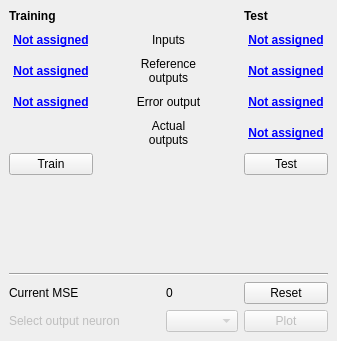
<ui version="4.0" >
 <class>Execution</class>
 <widget class="QWidget" name="Execution" >
  <property name="geometry" >
   <rect>
    <x>0</x>
    <y>0</y>
    <width>337</width>
    <height>341</height>
   </rect>
  </property>
  <property name="windowTitle" >
   <string/>
  </property>
  <layout class="QGridLayout" >
   <property name="margin" >
    <number>9</number>
   </property>
   <property name="spacing" >
    <number>6</number>
   </property>
   <item row="6" column="0" colspan="4" >
    <spacer>
     <property name="orientation" >
      <enum>Qt::Vertical</enum>
     </property>
     <property name="sizeHint" >
      <size>
       <width>301</width>
       <height>20</height>
      </size>
     </property>
    </spacer>
   </item>
   <item row="4" column="3" >
    <widget class="QPushButton" name="testOutputs" >
     <property name="palette" >
      <palette>
       <active>
        <colorrole role="WindowText" >
         <brush brushstyle="SolidPattern" >
          <color alpha="255" >
           <red>0</red>
           <green>0</green>
           <blue>255</blue>
          </color>
         </brush>
        </colorrole>
        <colorrole role="Text" >
         <brush brushstyle="SolidPattern" >
          <color alpha="255" >
           <red>0</red>
           <green>0</green>
           <blue>255</blue>
          </color>
         </brush>
        </colorrole>
        <colorrole role="ButtonText" >
         <brush brushstyle="SolidPattern" >
          <color alpha="255" >
           <red>0</red>
           <green>0</green>
           <blue>255</blue>
          </color>
         </brush>
        </colorrole>
       </active>
       <inactive>
        <colorrole role="WindowText" >
         <brush brushstyle="SolidPattern" >
          <color alpha="255" >
           <red>0</red>
           <green>0</green>
           <blue>255</blue>
          </color>
         </brush>
        </colorrole>
        <colorrole role="Text" >
         <brush brushstyle="SolidPattern" >
          <color alpha="255" >
           <red>0</red>
           <green>0</green>
           <blue>255</blue>
          </color>
         </brush>
        </colorrole>
        <colorrole role="ButtonText" >
         <brush brushstyle="SolidPattern" >
          <color alpha="255" >
           <red>0</red>
           <green>0</green>
           <blue>255</blue>
          </color>
         </brush>
        </colorrole>
       </inactive>
       <disabled>
        <colorrole role="WindowText" >
         <brush brushstyle="SolidPattern" >
          <color alpha="255" >
           <red>119</red>
           <green>119</green>
           <blue>119</blue>
          </color>
         </brush>
        </colorrole>
        <colorrole role="Text" >
         <brush brushstyle="SolidPattern" >
          <color alpha="255" >
           <red>119</red>
           <green>119</green>
           <blue>119</blue>
          </color>
         </brush>
        </colorrole>
        <colorrole role="ButtonText" >
         <brush brushstyle="SolidPattern" >
          <color alpha="255" >
           <red>119</red>
           <green>119</green>
           <blue>119</blue>
          </color>
         </brush>
        </colorrole>
       </disabled>
      </palette>
     </property>
     <property name="font" >
      <font>
       <weight>75</weight>
       <bold>true</bold>
       <underline>true</underline>
      </font>
     </property>
     <property name="cursor" >
      <cursor>13</cursor>
     </property>
     <property name="text" >
      <string>Not assigned</string>
     </property>
     <property name="flat" >
      <bool>true</bool>
     </property>
    </widget>
   </item>
   <item row="5" column="3" >
    <widget class="QPushButton" name="testButton" >
     <property name="text" >
      <string>Test</string>
     </property>
     <property name="checkable" >
      <bool>false</bool>
     </property>
     <property name="flat" >
      <bool>false</bool>
     </property>
    </widget>
   </item>
   <item row="1" column="3" >
    <widget class="QPushButton" name="testInputs" >
     <property name="palette" >
      <palette>
       <active>
        <colorrole role="WindowText" >
         <brush brushstyle="SolidPattern" >
          <color alpha="255" >
           <red>0</red>
           <green>0</green>
           <blue>255</blue>
          </color>
         </brush>
        </colorrole>
        <colorrole role="Text" >
         <brush brushstyle="SolidPattern" >
          <color alpha="255" >
           <red>0</red>
           <green>0</green>
           <blue>255</blue>
          </color>
         </brush>
        </colorrole>
        <colorrole role="ButtonText" >
         <brush brushstyle="SolidPattern" >
          <color alpha="255" >
           <red>0</red>
           <green>0</green>
           <blue>255</blue>
          </color>
         </brush>
        </colorrole>
       </active>
       <inactive>
        <colorrole role="WindowText" >
         <brush brushstyle="SolidPattern" >
          <color alpha="255" >
           <red>0</red>
           <green>0</green>
           <blue>255</blue>
          </color>
         </brush>
        </colorrole>
        <colorrole role="Text" >
         <brush brushstyle="SolidPattern" >
          <color alpha="255" >
           <red>0</red>
           <green>0</green>
           <blue>255</blue>
          </color>
         </brush>
        </colorrole>
        <colorrole role="ButtonText" >
         <brush brushstyle="SolidPattern" >
          <color alpha="255" >
           <red>0</red>
           <green>0</green>
           <blue>255</blue>
          </color>
         </brush>
        </colorrole>
       </inactive>
       <disabled>
        <colorrole role="WindowText" >
         <brush brushstyle="SolidPattern" >
          <color alpha="255" >
           <red>119</red>
           <green>119</green>
           <blue>119</blue>
          </color>
         </brush>
        </colorrole>
        <colorrole role="Text" >
         <brush brushstyle="SolidPattern" >
          <color alpha="255" >
           <red>119</red>
           <green>119</green>
           <blue>119</blue>
          </color>
         </brush>
        </colorrole>
        <colorrole role="ButtonText" >
         <brush brushstyle="SolidPattern" >
          <color alpha="255" >
           <red>119</red>
           <green>119</green>
           <blue>119</blue>
          </color>
         </brush>
        </colorrole>
       </disabled>
      </palette>
     </property>
     <property name="font" >
      <font>
       <weight>75</weight>
       <bold>true</bold>
       <underline>true</underline>
      </font>
     </property>
     <property name="cursor" >
      <cursor>13</cursor>
     </property>
     <property name="text" >
      <string>Not assigned</string>
     </property>
     <property name="flat" >
      <bool>true</bool>
     </property>
    </widget>
   </item>
   <item row="2" column="3" >
    <widget class="QPushButton" name="testReference" >
     <property name="palette" >
      <palette>
       <active>
        <colorrole role="WindowText" >
         <brush brushstyle="SolidPattern" >
          <color alpha="255" >
           <red>0</red>
           <green>0</green>
           <blue>255</blue>
          </color>
         </brush>
        </colorrole>
        <colorrole role="Text" >
         <brush brushstyle="SolidPattern" >
          <color alpha="255" >
           <red>0</red>
           <green>0</green>
           <blue>255</blue>
          </color>
         </brush>
        </colorrole>
        <colorrole role="ButtonText" >
         <brush brushstyle="SolidPattern" >
          <color alpha="255" >
           <red>0</red>
           <green>0</green>
           <blue>255</blue>
          </color>
         </brush>
        </colorrole>
       </active>
       <inactive>
        <colorrole role="WindowText" >
         <brush brushstyle="SolidPattern" >
          <color alpha="255" >
           <red>0</red>
           <green>0</green>
           <blue>255</blue>
          </color>
         </brush>
        </colorrole>
        <colorrole role="Text" >
         <brush brushstyle="SolidPattern" >
          <color alpha="255" >
           <red>0</red>
           <green>0</green>
           <blue>255</blue>
          </color>
         </brush>
        </colorrole>
        <colorrole role="ButtonText" >
         <brush brushstyle="SolidPattern" >
          <color alpha="255" >
           <red>0</red>
           <green>0</green>
           <blue>255</blue>
          </color>
         </brush>
        </colorrole>
       </inactive>
       <disabled>
        <colorrole role="WindowText" >
         <brush brushstyle="SolidPattern" >
          <color alpha="255" >
           <red>119</red>
           <green>119</green>
           <blue>119</blue>
          </color>
         </brush>
        </colorrole>
        <colorrole role="Text" >
         <brush brushstyle="SolidPattern" >
          <color alpha="255" >
           <red>119</red>
           <green>119</green>
           <blue>119</blue>
          </color>
         </brush>
        </colorrole>
        <colorrole role="ButtonText" >
         <brush brushstyle="SolidPattern" >
          <color alpha="255" >
           <red>119</red>
           <green>119</green>
           <blue>119</blue>
          </color>
         </brush>
        </colorrole>
       </disabled>
      </palette>
     </property>
     <property name="font" >
      <font>
       <weight>75</weight>
       <bold>true</bold>
       <underline>true</underline>
      </font>
     </property>
     <property name="cursor" >
      <cursor>13</cursor>
     </property>
     <property name="text" >
      <string>Not assigned</string>
     </property>
     <property name="flat" >
      <bool>true</bool>
     </property>
    </widget>
   </item>
   <item row="3" column="3" >
    <widget class="QPushButton" name="testError" >
     <property name="palette" >
      <palette>
       <active>
        <colorrole role="WindowText" >
         <brush brushstyle="SolidPattern" >
          <color alpha="255" >
           <red>0</red>
           <green>0</green>
           <blue>255</blue>
          </color>
         </brush>
        </colorrole>
        <colorrole role="Text" >
         <brush brushstyle="SolidPattern" >
          <color alpha="255" >
           <red>0</red>
           <green>0</green>
           <blue>255</blue>
          </color>
         </brush>
        </colorrole>
        <colorrole role="ButtonText" >
         <brush brushstyle="SolidPattern" >
          <color alpha="255" >
           <red>0</red>
           <green>0</green>
           <blue>255</blue>
          </color>
         </brush>
        </colorrole>
       </active>
       <inactive>
        <colorrole role="WindowText" >
         <brush brushstyle="SolidPattern" >
          <color alpha="255" >
           <red>0</red>
           <green>0</green>
           <blue>255</blue>
          </color>
         </brush>
        </colorrole>
        <colorrole role="Text" >
         <brush brushstyle="SolidPattern" >
          <color alpha="255" >
           <red>0</red>
           <green>0</green>
           <blue>255</blue>
          </color>
         </brush>
        </colorrole>
        <colorrole role="ButtonText" >
         <brush brushstyle="SolidPattern" >
          <color alpha="255" >
           <red>0</red>
           <green>0</green>
           <blue>255</blue>
          </color>
         </brush>
        </colorrole>
       </inactive>
       <disabled>
        <colorrole role="WindowText" >
         <brush brushstyle="SolidPattern" >
          <color alpha="255" >
           <red>119</red>
           <green>119</green>
           <blue>119</blue>
          </color>
         </brush>
        </colorrole>
        <colorrole role="Text" >
         <brush brushstyle="SolidPattern" >
          <color alpha="255" >
           <red>119</red>
           <green>119</green>
           <blue>119</blue>
          </color>
         </brush>
        </colorrole>
        <colorrole role="ButtonText" >
         <brush brushstyle="SolidPattern" >
          <color alpha="255" >
           <red>119</red>
           <green>119</green>
           <blue>119</blue>
          </color>
         </brush>
        </colorrole>
       </disabled>
      </palette>
     </property>
     <property name="font" >
      <font>
       <weight>75</weight>
       <bold>true</bold>
       <underline>true</underline>
      </font>
     </property>
     <property name="cursor" >
      <cursor>13</cursor>
     </property>
     <property name="text" >
      <string>Not assigned</string>
     </property>
     <property name="flat" >
      <bool>true</bool>
     </property>
    </widget>
   </item>
   <item row="2" column="1" colspan="2" >
    <widget class="QLabel" name="label_4" >
     <property name="text" >
      <string>Reference 
outputs</string>
     </property>
     <property name="alignment" >
      <set>Qt::AlignCenter</set>
     </property>
    </widget>
   </item>
   <item row="3" column="1" colspan="2" >
    <widget class="QLabel" name="label_6" >
     <property name="text" >
      <string>Error output</string>
     </property>
     <property name="alignment" >
      <set>Qt::AlignCenter</set>
     </property>
    </widget>
   </item>
   <item row="4" column="1" colspan="2" >
    <widget class="QLabel" name="label_5" >
     <property name="text" >
      <string>Actual
outputs</string>
     </property>
     <property name="alignment" >
      <set>Qt::AlignCenter</set>
     </property>
    </widget>
   </item>
   <item row="3" column="0" >
    <widget class="QPushButton" name="trainingError" >
     <property name="palette" >
      <palette>
       <active>
        <colorrole role="WindowText" >
         <brush brushstyle="SolidPattern" >
          <color alpha="255" >
           <red>0</red>
           <green>0</green>
           <blue>255</blue>
          </color>
         </brush>
        </colorrole>
        <colorrole role="Text" >
         <brush brushstyle="SolidPattern" >
          <color alpha="255" >
           <red>0</red>
           <green>0</green>
           <blue>255</blue>
          </color>
         </brush>
        </colorrole>
        <colorrole role="ButtonText" >
         <brush brushstyle="SolidPattern" >
          <color alpha="255" >
           <red>0</red>
           <green>0</green>
           <blue>255</blue>
          </color>
         </brush>
        </colorrole>
       </active>
       <inactive>
        <colorrole role="WindowText" >
         <brush brushstyle="SolidPattern" >
          <color alpha="255" >
           <red>0</red>
           <green>0</green>
           <blue>255</blue>
          </color>
         </brush>
        </colorrole>
        <colorrole role="Text" >
         <brush brushstyle="SolidPattern" >
          <color alpha="255" >
           <red>0</red>
           <green>0</green>
           <blue>255</blue>
          </color>
         </brush>
        </colorrole>
        <colorrole role="ButtonText" >
         <brush brushstyle="SolidPattern" >
          <color alpha="255" >
           <red>0</red>
           <green>0</green>
           <blue>255</blue>
          </color>
         </brush>
        </colorrole>
       </inactive>
       <disabled>
        <colorrole role="WindowText" >
         <brush brushstyle="SolidPattern" >
          <color alpha="255" >
           <red>119</red>
           <green>119</green>
           <blue>119</blue>
          </color>
         </brush>
        </colorrole>
        <colorrole role="Text" >
         <brush brushstyle="SolidPattern" >
          <color alpha="255" >
           <red>119</red>
           <green>119</green>
           <blue>119</blue>
          </color>
         </brush>
        </colorrole>
        <colorrole role="ButtonText" >
         <brush brushstyle="SolidPattern" >
          <color alpha="255" >
           <red>119</red>
           <green>119</green>
           <blue>119</blue>
          </color>
         </brush>
        </colorrole>
       </disabled>
      </palette>
     </property>
     <property name="font" >
      <font>
       <weight>75</weight>
       <bold>true</bold>
       <underline>true</underline>
      </font>
     </property>
     <property name="cursor" >
      <cursor>13</cursor>
     </property>
     <property name="text" >
      <string>Not assigned</string>
     </property>
     <property name="flat" >
      <bool>true</bool>
     </property>
    </widget>
   </item>
   <item row="2" column="0" >
    <widget class="QPushButton" name="trainingReference" >
     <property name="palette" >
      <palette>
       <active>
        <colorrole role="WindowText" >
         <brush brushstyle="SolidPattern" >
          <color alpha="255" >
           <red>0</red>
           <green>0</green>
           <blue>255</blue>
          </color>
         </brush>
        </colorrole>
        <colorrole role="Text" >
         <brush brushstyle="SolidPattern" >
          <color alpha="255" >
           <red>0</red>
           <green>0</green>
           <blue>255</blue>
          </color>
         </brush>
        </colorrole>
        <colorrole role="ButtonText" >
         <brush brushstyle="SolidPattern" >
          <color alpha="255" >
           <red>0</red>
           <green>0</green>
           <blue>255</blue>
          </color>
         </brush>
        </colorrole>
       </active>
       <inactive>
        <colorrole role="WindowText" >
         <brush brushstyle="SolidPattern" >
          <color alpha="255" >
           <red>0</red>
           <green>0</green>
           <blue>255</blue>
          </color>
         </brush>
        </colorrole>
        <colorrole role="Text" >
         <brush brushstyle="SolidPattern" >
          <color alpha="255" >
           <red>0</red>
           <green>0</green>
           <blue>255</blue>
          </color>
         </brush>
        </colorrole>
        <colorrole role="ButtonText" >
         <brush brushstyle="SolidPattern" >
          <color alpha="255" >
           <red>0</red>
           <green>0</green>
           <blue>255</blue>
          </color>
         </brush>
        </colorrole>
       </inactive>
       <disabled>
        <colorrole role="WindowText" >
         <brush brushstyle="SolidPattern" >
          <color alpha="255" >
           <red>119</red>
           <green>119</green>
           <blue>119</blue>
          </color>
         </brush>
        </colorrole>
        <colorrole role="Text" >
         <brush brushstyle="SolidPattern" >
          <color alpha="255" >
           <red>119</red>
           <green>119</green>
           <blue>119</blue>
          </color>
         </brush>
        </colorrole>
        <colorrole role="ButtonText" >
         <brush brushstyle="SolidPattern" >
          <color alpha="255" >
           <red>119</red>
           <green>119</green>
           <blue>119</blue>
          </color>
         </brush>
        </colorrole>
       </disabled>
      </palette>
     </property>
     <property name="font" >
      <font>
       <weight>75</weight>
       <bold>true</bold>
       <underline>true</underline>
      </font>
     </property>
     <property name="cursor" >
      <cursor>13</cursor>
     </property>
     <property name="text" >
      <string>Not assigned</string>
     </property>
     <property name="flat" >
      <bool>true</bool>
     </property>
    </widget>
   </item>
   <item row="1" column="0" >
    <widget class="QPushButton" name="trainingInputs" >
     <property name="palette" >
      <palette>
       <active>
        <colorrole role="WindowText" >
         <brush brushstyle="SolidPattern" >
          <color alpha="255" >
           <red>0</red>
           <green>0</green>
           <blue>255</blue>
          </color>
         </brush>
        </colorrole>
        <colorrole role="Text" >
         <brush brushstyle="SolidPattern" >
          <color alpha="255" >
           <red>0</red>
           <green>0</green>
           <blue>255</blue>
          </color>
         </brush>
        </colorrole>
        <colorrole role="ButtonText" >
         <brush brushstyle="SolidPattern" >
          <color alpha="255" >
           <red>0</red>
           <green>0</green>
           <blue>255</blue>
          </color>
         </brush>
        </colorrole>
       </active>
       <inactive>
        <colorrole role="WindowText" >
         <brush brushstyle="SolidPattern" >
          <color alpha="255" >
           <red>0</red>
           <green>0</green>
           <blue>255</blue>
          </color>
         </brush>
        </colorrole>
        <colorrole role="Text" >
         <brush brushstyle="SolidPattern" >
          <color alpha="255" >
           <red>0</red>
           <green>0</green>
           <blue>255</blue>
          </color>
         </brush>
        </colorrole>
        <colorrole role="ButtonText" >
         <brush brushstyle="SolidPattern" >
          <color alpha="255" >
           <red>0</red>
           <green>0</green>
           <blue>255</blue>
          </color>
         </brush>
        </colorrole>
       </inactive>
       <disabled>
        <colorrole role="WindowText" >
         <brush brushstyle="SolidPattern" >
          <color alpha="255" >
           <red>119</red>
           <green>119</green>
           <blue>119</blue>
          </color>
         </brush>
        </colorrole>
        <colorrole role="Text" >
         <brush brushstyle="SolidPattern" >
          <color alpha="255" >
           <red>119</red>
           <green>119</green>
           <blue>119</blue>
          </color>
         </brush>
        </colorrole>
        <colorrole role="ButtonText" >
         <brush brushstyle="SolidPattern" >
          <color alpha="255" >
           <red>119</red>
           <green>119</green>
           <blue>119</blue>
          </color>
         </brush>
        </colorrole>
       </disabled>
      </palette>
     </property>
     <property name="font" >
      <font>
       <weight>75</weight>
       <bold>true</bold>
       <underline>true</underline>
      </font>
     </property>
     <property name="cursor" >
      <cursor>13</cursor>
     </property>
     <property name="text" >
      <string>Not assigned</string>
     </property>
     <property name="flat" >
      <bool>true</bool>
     </property>
    </widget>
   </item>
   <item row="1" column="1" colspan="2" >
    <widget class="QLabel" name="label_3" >
     <property name="text" >
      <string>Inputs</string>
     </property>
     <property name="alignment" >
      <set>Qt::AlignCenter</set>
     </property>
    </widget>
   </item>
   <item row="8" column="0" colspan="2" >
    <widget class="QLabel" name="label_10" >
     <property name="text" >
      <string>Current MSE</string>
     </property>
    </widget>
   </item>
   <item row="9" column="0" colspan="2" >
    <widget class="QLabel" name="label_46" >
     <property name="enabled" >
      <bool>false</bool>
     </property>
     <property name="text" >
      <string>Select output neuron</string>
     </property>
    </widget>
   </item>
   <item row="9" column="2" >
    <widget class="QComboBox" name="selectedNeuronCombo" >
     <property name="enabled" >
      <bool>false</bool>
     </property>
    </widget>
   </item>
   <item row="8" column="2" >
    <widget class="QLabel" name="currentErrorLabel" >
     <property name="text" >
      <string>0</string>
     </property>
    </widget>
   </item>
   <item row="0" column="0" >
    <widget class="QLabel" name="label" >
     <property name="text" >
      <string>&lt;html>&lt;head>&lt;meta name="qrichtext" content="1" />&lt;style type="text/css">
p, li { white-space: pre-wrap; }
&lt;/style>&lt;/head>&lt;body style=" font-family:'Sans Serif'; font-size:9pt; font-weight:400; font-style:normal; text-decoration:none;">
&lt;p style=" margin-top:0px; margin-bottom:0px; margin-left:0px; margin-right:0px; -qt-block-indent:0; text-indent:0px;">&lt;span style=" font-weight:600;">Training&lt;/span>&lt;/p>&lt;/body>&lt;/html></string>
     </property>
    </widget>
   </item>
   <item row="0" column="3" >
    <widget class="QLabel" name="label_2" >
     <property name="text" >
      <string>&lt;html>&lt;head>&lt;meta name="qrichtext" content="1" />&lt;style type="text/css">
p, li { white-space: pre-wrap; }
&lt;/style>&lt;/head>&lt;body style=" font-family:'Sans Serif'; font-size:9pt; font-weight:400; font-style:normal; text-decoration:none;">
&lt;p style=" margin-top:0px; margin-bottom:0px; margin-left:0px; margin-right:0px; -qt-block-indent:0; text-indent:0px;">&lt;span style=" font-weight:600;">Test&lt;/span>&lt;/p>&lt;/body>&lt;/html></string>
     </property>
    </widget>
   </item>
   <item row="8" column="3" >
    <widget class="QPushButton" name="resetErrorButton" >
     <property name="text" >
      <string>Reset</string>
     </property>
    </widget>
   </item>
   <item row="9" column="3" >
    <widget class="QPushButton" name="plotNeuronButton" >
     <property name="enabled" >
      <bool>false</bool>
     </property>
     <property name="text" >
      <string>Plot</string>
     </property>
    </widget>
   </item>
   <item row="7" column="0" colspan="4" >
    <widget class="Line" name="line" >
     <property name="orientation" >
      <enum>Qt::Horizontal</enum>
     </property>
    </widget>
   </item>
   <item row="5" column="0" >
    <widget class="QPushButton" name="trainButton" >
     <property name="text" >
      <string>Train</string>
     </property>
     <property name="checkable" >
      <bool>false</bool>
     </property>
     <property name="flat" >
      <bool>false</bool>
     </property>
    </widget>
   </item>
  </layout>
 </widget>
 <resources/>
 <connections/>
</ui>
